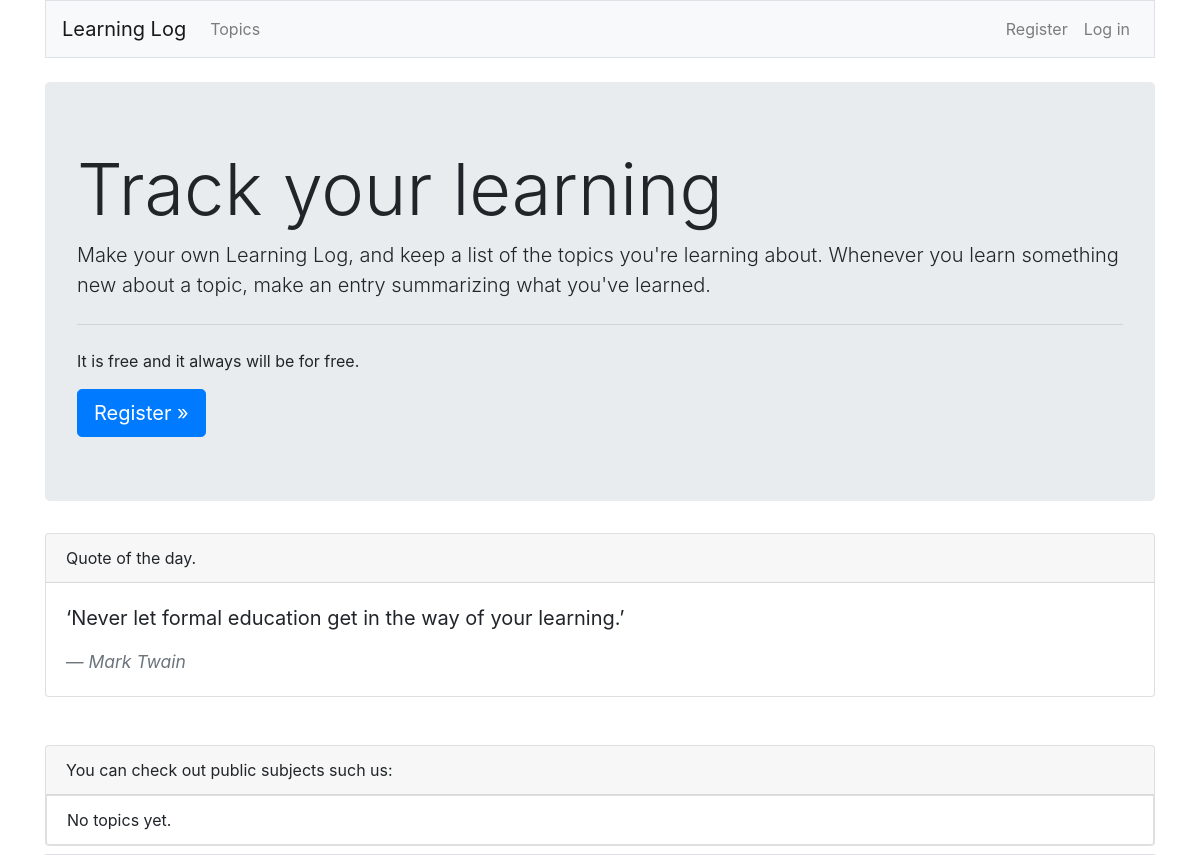
Before: / with the older database file.
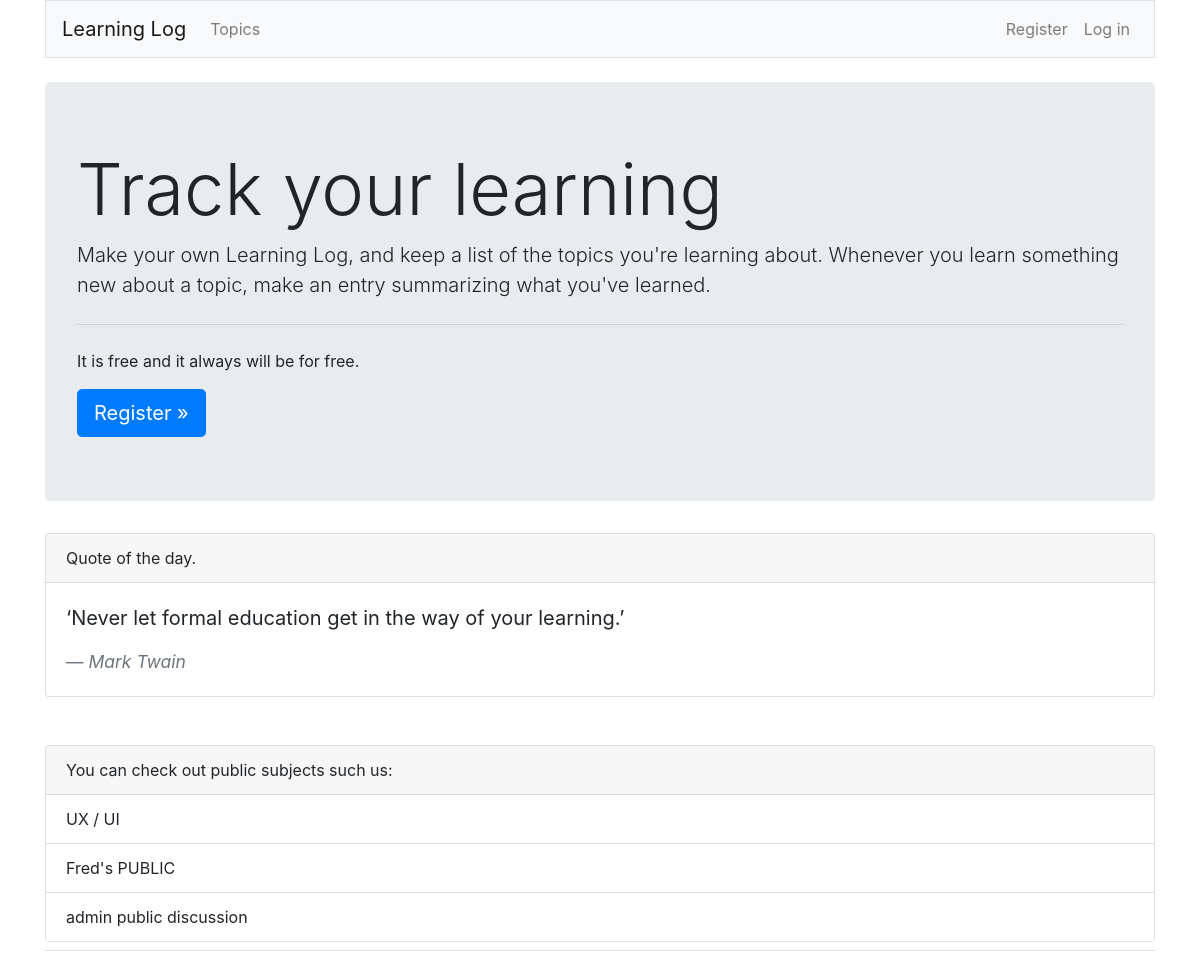
After: the same page with the newer database file.
### learning_logs/models.py (models this page shows)
class Topic(models.Model):
    text = models.CharField(max_length=200)
    date_added = models.DateTimeField(auto_now_add=True)
    owner = models.ForeignKey(User, on_delete=models.CASCADE)
    public = models.BooleanField()
    def __str__(self):
        return self.text

### learning_logs/views.py (the view)
# urls.py: path('', views.index, name='index'),
def index(request):
    print(request.user)
    if request.user.is_authenticated == True:
        last_topic = Topic.objects.filter(Q(owner=request.user) | Q(public=True)).last()
        context = {'last_topic': last_topic}
        return render(request, 'learning_logs/index.html', context)
    else:
        public_topics = Topic.objects.filter(public=True).order_by('-id')[:3]
        context = {'public_topics': public_topics}
        return render(request, 'learning_logs/index.html', context)

### learning_logs/templates/learning_logs/index.html (shortened to what this page needs)
{% extends "learning_logs/base.html" %}
{% block page_header %}
<div class="jumbotron">
    <h1 class="display-3">Track your learning</h1>
    <p class="lead">Make your own Learning Log, and keep a list of the
        topics you're learning about. Whenever you learn something new
        about a topic, make an entry summarizing what you've learned.</p>
        <hr class="my-4">
        <p>It is free and it always will be for free.</p>
    {% if user.is_authenticated %}
    <a class="btn btn-lg btn-primary" href="{% url 'learning_logs:topics'%}" role="button">Start Learning &raquo;</a>
    {% else %}
    <a class="btn btn-lg btn-primary" href="{% url 'users:register' %}" role="button">Register &raquo;</a>
    {% endif %}
</div>
<div class="card">
    <div class="card-header">
      Quote of the day.
    </div>
    <div class="card-body">
      <blockquote class="blockquote mb-0">
        <p> ‘Never let formal education get in the way of your learning.’</p>
        <footer class="blockquote-footer"><cite title="Source Title">Mark Twain</cite></footer>
      </blockquote>
    </div>
  </div>
    {% if user.is_authenticated %}
    <div class="row mt-5">
        <div class="col-sm-6">
          <div class="card">
            <div class="card-body">
              <h5 class="card-title">Got interested in new subject?</h5>
              <p class="card-text">Add new topic to save the information.</p>
              <a href="{% url 'learning_logs:new_topic' %}" class="btn btn-primary">Add new topic</a>
            </div>
          </div>
        </div>
        <div class="col-sm-6">
          <div class="card">
            <div class="card-body">
              <h5 class="card-title">{{ last_topic }}</h5>
              <p class="card-text">The last subject was added by {{ last_topic.owner }}</p>
              <a href="{% url 'learning_logs:topic' last_topic.id %}" class="btn btn-primary">Check it out!</a>
            </div>
          </div>
        </div>
      </div>
  </div>
  {% else %}
  <div class="card mt-5 mx-auto">
    <div class="card-header">
      You can check out public subjects such us:
    </div>
    {% for public_topic in public_topics %}
    <ul class="list-group list-group-flush">
      <li class="list-group-item">{{ public_topic }}</li>
      {% empty %}
      <li class="list-group-item">No topics yet.</li>
    {% endfor %}
  </div>
  {% endif %}
{% endblock page_header %}

Changed rows visible on the page:
added Topic: text "UX / UI"
added Topic: text "Fred's PUBLIC"
added Topic: text "admin public discussion"
Other visible differences:
text no longer shown: "No topics yet."
